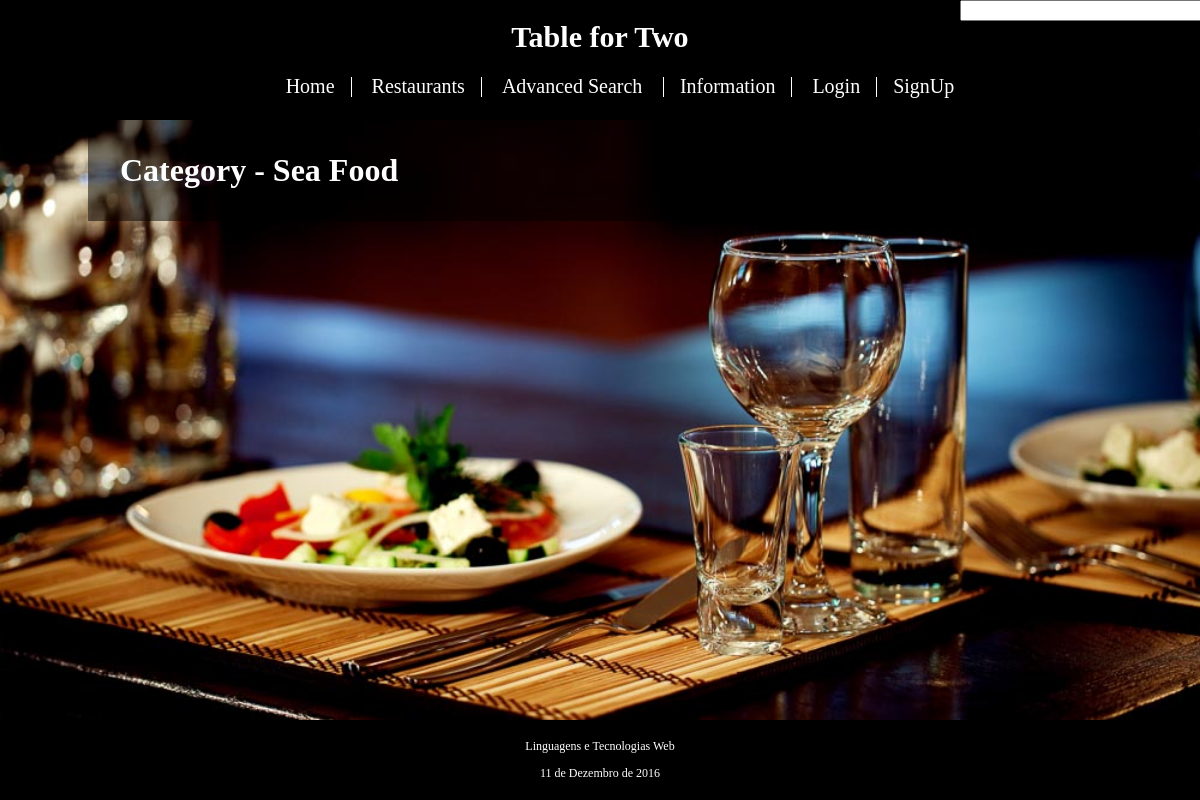
/show_category.php?category=Sea Food, run on an earlier commit of the app's database.
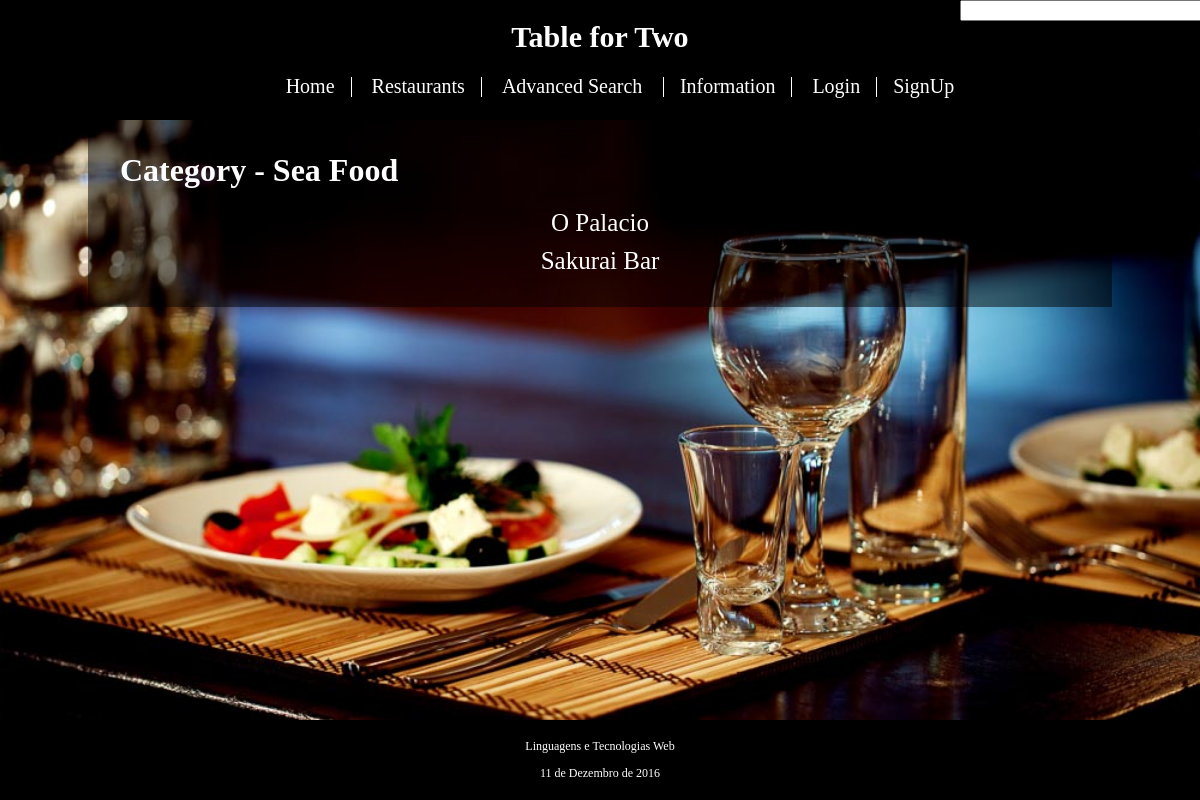
And on a later commit of the database.
### tables this page shows
CREATE TABLE Restaurant (
	id_restaurant INTEGER PRIMARY KEY AUTOINCREMENT,
	id_owner INTEGER REFERENCES Account(id_account),
	--id_functionTime INTEGER REFERENCES FunctionTime(id_functionTime),
	name VARCHAR NOT NULL,
	address VARCHAR NOT NULL,
	avg_price INTEGER NOT NULL,
	description VARCHAR,
	stars REAL,
	open_time VARCHAR NOT NULL,
	close_time VARCHAR NOT NULL,
	monday BOOLEAN NOT NULL,
	tuesday BOOLEAN NOT NULL,
	wednesday BOOLEAN NOT NULL,
	thursday BOOLEAN NOT NULL,
	friday BOOLEAN NOT NULL,
	saturday BOOLEAN NOT NULL,
	sunday BOOLEAN NOT NULL
);

### database/restaurant.php (called while the page is built, shortened)
<?php
	function getAllRestaurant($db){
		$stmt = $db->prepare('SELECT * FROM Restaurant ORDER BY name ASC');
		$stmt->execute();
		$result = $stmt->fetchAll();
		return $result;
	}
 ?>

### database/restaurant_food.php (called while the page is built, shortened)
<?php
function getAllCategoriesFromRestaurant($db,$restaurant){
		$stmt = $db->prepare('SELECT id_category FROM RestaurantFood WHERE id_restaurant=?');
		$stmt->execute(array($restaurant));
		$result = array();
		while($row = $stmt->fetch())
		$result[] = $row['id_category'];
		return $result;
	}
?>

### show_category.php (the view, shortened to what this page needs)
<?php
  include_once('database/connection.php');
  include_once('database/restaurant.php');
  include_once('database/restaurant_food.php');
  include ('templates/header.php');
  ?>
  	<div id="content">
		<?php
		$restaurants=getAllRestaurant($db);
		echo '<h1 id="title"> Category - ' . $_GET['category'] . '</h1>';
		echo '<div class="display_big_center">';
		foreach($restaurants as $restaurant)
		{
			$result=getAllCategoriesFromRestaurant($db,$restaurant['id_restaurant']);
			if(in_array($_GET['category'],$result))
			{
				echo '<a href="restaurant_item.php?id=' . $restaurant['id_restaurant'] . '">' . $restaurant['name']  .  '</a>';
			}
		}
		echo '</div>';
		?>
	</div>
<?php
  include ('templates/footer.php');
?>

What changed in the data, as far as the page shows it:
added restaurant: name "O Palacio"
added restaurant: name "Sakurai Bar"
